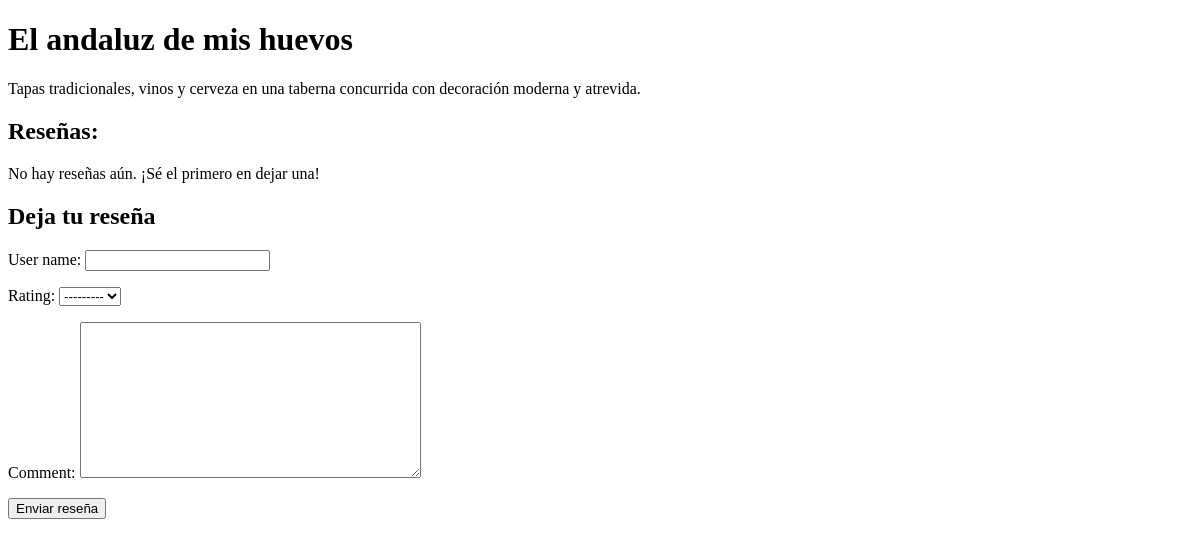
/restaurants/1/, run on an earlier commit of the app's database.
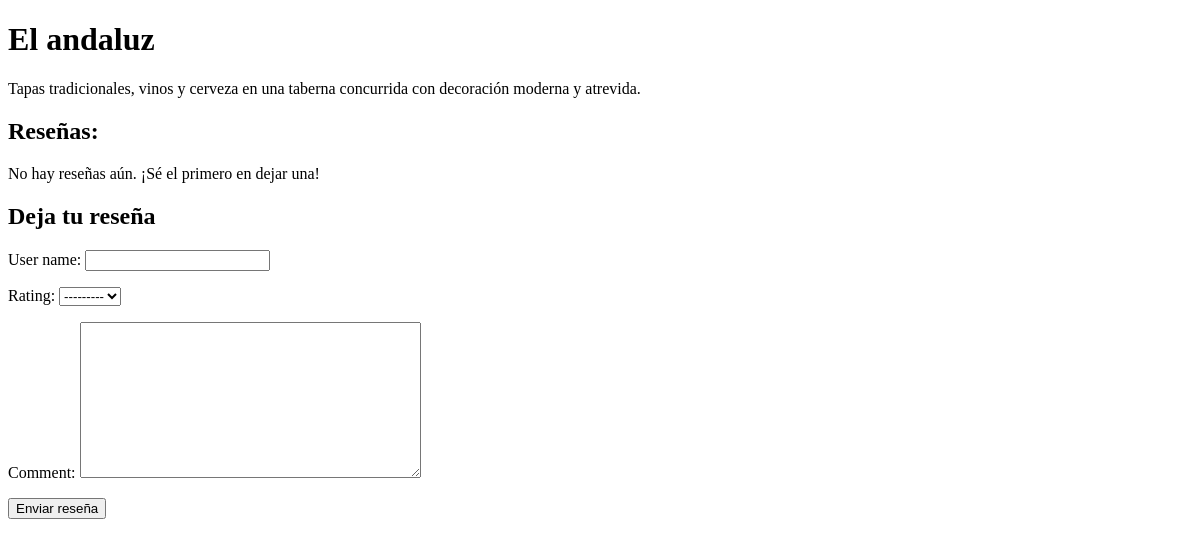
And on a later commit of the database.
### myapp/models.py (models this page shows, shortened)
class Restaurant(models.Model):
    name = models.CharField(max_length=100)
    address = models.CharField(max_length=255)
    opening_time = models.TimeField()
    closing_time = models.TimeField()
    latitude = models.DecimalField(max_digits=9, decimal_places=6)
    longitude = models.DecimalField(max_digits=9, decimal_places=6)
    description = models.TextField()
    image = models.ImageField(upload_to='uploads/', blank=True, null=True)
    CATEGORY_CHOICES = [
        ('bar', 'Bar'),
        ('cafe', 'Café'),
        ('italiano', 'Italiano'),
        ('restaurante', 'Restaurante'),
    ]
    category = models.CharField(max_length=20, choices=CATEGORY_CHOICES, blank=True, null=True)
    PRICE_CHOICES = [
        ('€', 'Económico'),
        ('€€', 'Moderado'),
        ('€€€', 'Caro'),
    ]
    price_range = models.CharField(max_length=3, choices=PRICE_CHOICES, blank=True, null=True)
    external_reviews_url = models.URLField(blank=True, null=True)
    phone = models.CharField(max_length=15, blank=True, null=True)
    website = models.URLField(blank=True, null=True)

### myapp/views.py (the view)
# urls.py: path('restaurants/<int:restaurant_id>/', views.restaurant_detail, name='restaurant_detail'),
def restaurant_detail(request, restaurant_id):
    restaurant = get_object_or_404(Restaurant, id=restaurant_id)
    reviews = restaurant.reviews.all()  # Obtiene todas las reseñas para el restaurante
    if request.method == 'POST':
        form = ReviewForm(request.POST)
        if form.is_valid():
            review = form.save(commit=False)
            review.restaurant = restaurant  # Asocia la reseña al restaurante actual
            review.save()
            return redirect('restaurant_detail', restaurant_id=restaurant.id)
    else:
        form = ReviewForm()
    return render(request, 'restaurant_detail.html', {
        'restaurant': restaurant,
        'reviews': reviews,
        'form': form
    })

### myapp/forms.py
class ReviewForm(forms.ModelForm):
    class Meta:
        model = Review
        fields = ['user_name', 'rating', 'comment']
        widgets = {
            'rating': forms.Select(choices=[(i, f"{i} estrellas") for i in range(1, 6)]),
        }

### myapp/templates/restaurant_detail.html (shortened to what this page needs)
<!DOCTYPE html>
<html lang="en">
<head>
</head>
<body>
<h1>{{ restaurant.name }}</h1>
<p>{{ restaurant.description }}</p>
<h2>Reseñas:</h2>
{% if reviews %}
    <ul>
        {% for review in reviews %}
            <li>
                <strong>{{ review.user_name }}</strong> - {{ review.rating }} estrellas
                <p>{{ review.comment }}</p>
                <small>Publicado el {{ review.created_at|date:"d M Y" }}</small>
            </li>
        {% endfor %}
    </ul>
{% else %}
    <p>No hay reseñas aún. ¡Sé el primero en dejar una!</p>
{% endif %}
<h2>Deja tu reseña</h2>
<form method="post">
    {{ form.as_p }}
    <button type="submit">Enviar reseña</button>
</form>
</body>
</html>

What changed in the data, as far as the page shows it:
changed Restaurant: name "El andaluz de mis huevos" → "El andaluz"
